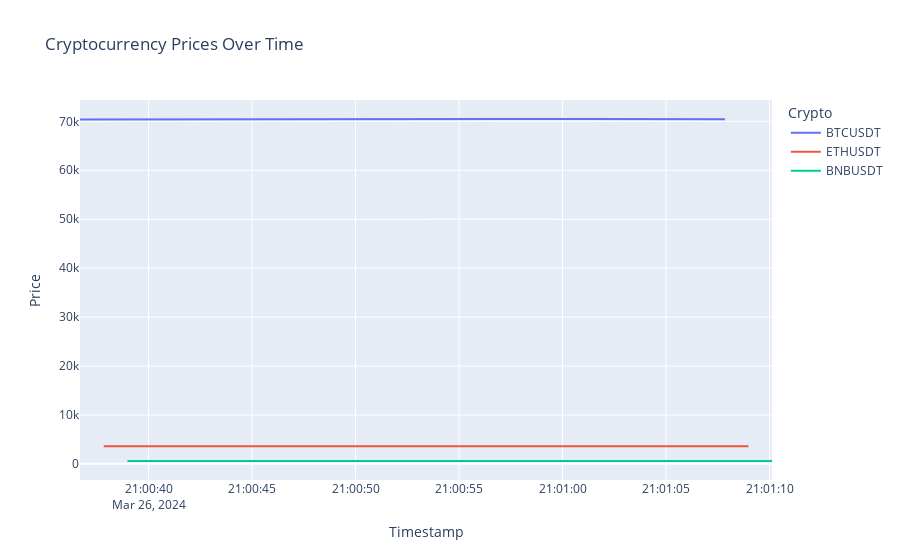
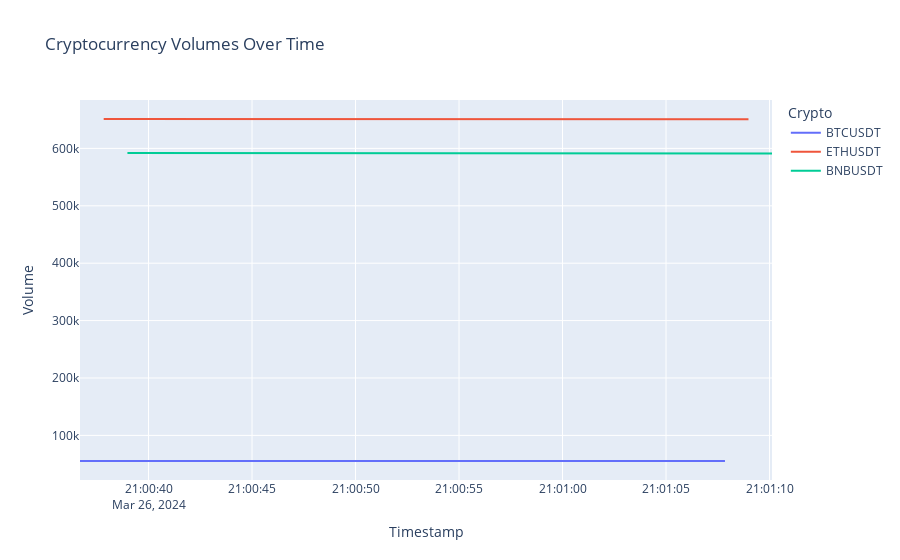

Notebook code cell kept with these figures, in order:
### Markdown cell above
โค้ดด้านบนเป็นโปรแกรม Python ที่ใช้สำหรับดึงข้อมูลราคา cryptocurrency จาก Binance API และพล็อตกราฟแสดงราคาของ cryptocurrency ต่าง ๆ ตลอดเวลา โดยมีขั้นตอนการทำงานดังนี้:

1. นำเข้าไลบรารีที่จำเป็น: requests เพื่อทำ HTTP requests เพื่อเรียกข้อมูลจาก API, pandas เพื่อจัดการข้อมูลในรูปแบบ DataFrame, time เพื่อทำการหน่วงเวลา, และ plotly.express เพื่อพล็อตกราฟ.
   
2. สร้าง DataFrame เปล่าๆ สำหรับเก็บข้อมูลโดยกำหนดชื่อคอลัมน์เป็น ['Timestamp', 'Crypto', 'Price'].

3. กำหนดรายการ cryptocurrencies ที่ต้องการดึงข้อมูลราคา.

4. ใช้ลูป `for` เพื่อดึงข้อมูลราคา cryptocurrency จาก Binance API โดยวนลูปเป็นจำนวนรอบที่กำหนด (ในที่นี้คือ 5 รอบ).

5. ภายในลูป `for` นอกสุด มีลูป `for` ซ้อนอยู่ เพื่อดึงข้อมูลราคาของแต่ละ cryptocurrency ในรายการ.

6. สร้าง URL สำหรับเรียก API ของ Binance โดยระบุ symbol ของ cryptocurrency และทำ HTTP GET request เพื่อดึงข้อมูล.

7. แปลงข้อมูลที่ได้รับจาก API ให้เป็น JSON format และนำมาใช้ในการสร้างราคา cryptocurrency ปัจจุบัน.

8. เพิ่มข้อมูลราคา cryptocurrency ปัจจุบันที่ได้รับลงในรายการชั่วคราว (temp_data_list) พร้อมกับ Timestamp ปัจจุบันและชื่อ cryptocurrency.

9. หยุดรอเพื่อระหว่างการดึงข้อมูลแต่ละรอบด้วย `time.sleep(1)` เพื่อให้มีการหน่วงเวลา 1 วินาที.

10. เมื่อได้ข้อมูลทั้งหมดของ cryptocurrency ทุกตัวในรอบนั้นๆ จะนำรายการชั่วคราวไปต่อท้ายรายการหลัก (data_list).

11. หลังจากลูป `for` นอกสุดเสร็จสิ้น จะมีขั้นตอนที่ใช้เสร็จสำหรับแปลงรายการข้อมูล (data_list) ให้เป็น DataFrame โดยระบุคอลัมน์ตามชื่อที่กำหนด.

12. ใช้ Plotly Express เพื่อพล็อตกราฟเส้นของ cryptocurrency แต่ละตัวตามราคาและ Timestamp ที่ได้จาก DataFrame.

13. แสดงกราฟที่ได้ผลลัพธ์.

โค้ดนี้ทำหน้าที่ดึงข้อมูลราคา cryptocurrency จาก Binance API และพล็อตกราฟแสดงการเปรียบเทียบราคาของ cryptocurrency ต่าง ๆ ตลอดเวลาที่กำหนด ในที่นี้คือ 5 รอบ โดยระบบจะหยุดการทำงานหลังจากผ่านไป 5 รอบการดึงข้อมูล และแสดงกราฟออกทางหน้าจอ.

### Code cell
import requests
import pandas as pd
import time
import plotly.express as px

# Initialize an empty list to store data
data_list = []

# List of cryptocurrencies
cryptos = ['BTCUSDT', 'ETHUSDT', 'BNBUSDT']  # Add more if needed

# Fetch data for a certain duration or number of iterations
for _ in range(10):  # For example, run for 10 iterations
    for crypto in cryptos:
        api_url = f"https://api.binance.com/api/v3/ticker/24hr?symbol={crypto}"
        response = requests.get(api_url)
        data = response.json()

        # Append data to the list
        current_time = pd.Timestamp.now()
        data_list.append({'Timestamp': current_time, 'Crypto': crypto,
                          'Price': float(data['lastPrice']),
                          'Volume': float(data['volume'])})

        time.sleep(1)  # Wait for 1 second before next fetch

# Convert the list of dictionaries to a DataFrame
df = pd.DataFrame(data_list)

# Plotting Price
fig_price = px.line(df, x='Timestamp', y='Price', color='Crypto', title='Cryptocurrency Prices Over Time')
fig_price.show()

# Plotting Volume
fig_volume = px.line(df, x='Timestamp', y='Volume', color='Crypto', title='Cryptocurrency Volumes Over Time')
fig_volume.show()

### Figure 1 — Plotly figure (JSON) as saved in the notebook; plotly's stock layout.template omitted (floating-point values rounded to 4 significant figures)
{"data": [{"hovertemplate": "Crypto=BTCUSDT<br>Timestamp=%{x}<br>Price=%{y}<extra></extra>", "legendgroup": "BTCUSDT", "line": {"color": "#636efa", "dash": "solid"}, "marker": {"symbol": "circle"}, "mode": "lines", "name": "BTCUSDT", "orientation": "v", "showlegend": true, "type": "scatter", "x": ["2024-03-26T21:00:36.689532", "2024-03-26T21:00:40.125316", "2024-03-26T21:00:43.746287", "2024-03-26T21:00:47.176680", "2024-03-26T21:00:50.628600", "2024-03-26T21:00:54.062976", "2024-03-26T21:00:57.526258", "2024-03-26T21:01:00.965120", "2024-03-26T21:01:04.406873", "2024-03-26T21:01:07.848091"], "xaxis": "x", "y": [70400.0, 70390.0, 70400.0, 70410.0, 70420.0, 70460.0, 70470.0, 70460.0, 70480, 70440.0], "yaxis": "y"}, {"hovertemplate": "Crypto=ETHUSDT<br>Timestamp=%{x}<br>Price=%{y}<extra></extra>", "legendgroup": "ETHUSDT", "line": {"color": "#EF553B", "dash": "solid"}, "marker": {"symbol": "circle"}, "mode": "lines", "name": "ETHUSDT", "orientation": "v", "showlegend": true, "type": "scatter", "x": ["2024-03-26T21:00:37.834582", "2024-03-26T21:00:41.452953", "2024-03-26T21:00:44.899037", "2024-03-26T21:00:48.342397", "2024-03-26T21:00:51.775085", "2024-03-26T21:00:55.202679", "2024-03-26T21:00:58.667255", "2024-03-26T21:01:02.106546", "2024-03-26T21:01:05.552317", "2024-03-26T21:01:08.983275"], "xaxis": "x", "y": [3609.0, 3609.0, 3611.0, 3611.0, 3612.0, 3613.0, 3614.0, 3614, 3615.0, 3614.0], "yaxis": "y"}, {"hovertemplate": "Crypto=BNBUSDT<br>Timestamp=%{x}<br>Price=%{y}<extra></extra>", "legendgroup": "BNBUSDT", "line": {"color": "#00cc96", "dash": "solid"}, "marker": {"symbol": "circle"}, "mode": "lines", "name": "BNBUSDT", "orientation": "v", "showlegend": true, "type": "scatter", "x": ["2024-03-26T21:00:38.980945", "2024-03-26T21:00:42.602426", "2024-03-26T21:00:46.033327", "2024-03-26T21:00:49.484320", "2024-03-26T21:00:52.929147", "2024-03-26T21:00:56.352128", "2024-03-26T21:00:59.817024", "2024-03-26T21:01:03.263432", "2024-03-26T21:01:06.694442", "2024-03-26T21:01:10.120121"], "xaxis": "x", "y": [586.1, 585.9, 586.2, 586.4, 586.5, 586.6, 586.7, 586.8, 586.4, 586.3], "yaxis": "y"}], "layout": {"legend": {"title": {"text": "Crypto"}, "tracegroupgap": 0}, "title": {"text": "Cryptocurrency Prices Over Time"}, "xaxis": {"anchor": "y", "domain": [0, 1], "title": {"text": "Timestamp"}}, "yaxis": {"anchor": "x", "domain": [0, 1], "title": {"text": "Price"}}}}

### Figure 2 — Plotly figure (JSON) as saved in the notebook; plotly's stock layout.template omitted (floating-point values rounded to 4 significant figures)
{"data": [{"hovertemplate": "Crypto=BTCUSDT<br>Timestamp=%{x}<br>Volume=%{y}<extra></extra>", "legendgroup": "BTCUSDT", "line": {"color": "#636efa", "dash": "solid"}, "marker": {"symbol": "circle"}, "mode": "lines", "name": "BTCUSDT", "orientation": "v", "showlegend": true, "type": "scatter", "x": ["2024-03-26T21:00:36.689532", "2024-03-26T21:00:40.125316", "2024-03-26T21:00:43.746287", "2024-03-26T21:00:47.176680", "2024-03-26T21:00:50.628600", "2024-03-26T21:00:54.062976", "2024-03-26T21:00:57.526258", "2024-03-26T21:01:00.965120", "2024-03-26T21:01:04.406873", "2024-03-26T21:01:07.848091"], "xaxis": "x", "y": [55460.0, 55450.0, 55430.0, 55420.0, 55410.0, 55390.0, 55390.0, 55390.0, 55390.0, 55390.0], "yaxis": "y"}, {"hovertemplate": "Crypto=ETHUSDT<br>Timestamp=%{x}<br>Volume=%{y}<extra></extra>", "legendgroup": "ETHUSDT", "line": {"color": "#EF553B", "dash": "solid"}, "marker": {"symbol": "circle"}, "mode": "lines", "name": "ETHUSDT", "orientation": "v", "showlegend": true, "type": "scatter", "x": ["2024-03-26T21:00:37.834582", "2024-03-26T21:00:41.452953", "2024-03-26T21:00:44.899037", "2024-03-26T21:00:48.342397", "2024-03-26T21:00:51.775085", "2024-03-26T21:00:55.202679", "2024-03-26T21:00:58.667255", "2024-03-26T21:01:02.106546", "2024-03-26T21:01:05.552317", "2024-03-26T21:01:08.983275"], "xaxis": "x", "y": [651200.0, 651100.0, 650900.0, 650900.0, 650800.0, 650800.0, 650800.0, 650700.0, 650600.0, 650700.0], "yaxis": "y"}, {"hovertemplate": "Crypto=BNBUSDT<br>Timestamp=%{x}<br>Volume=%{y}<extra></extra>", "legendgroup": "BNBUSDT", "line": {"color": "#00cc96", "dash": "solid"}, "marker": {"symbol": "circle"}, "mode": "lines", "name": "BNBUSDT", "orientation": "v", "showlegend": true, "type": "scatter", "x": ["2024-03-26T21:00:38.980945", "2024-03-26T21:00:42.602426", "2024-03-26T21:00:46.033327", "2024-03-26T21:00:49.484320", "2024-03-26T21:00:52.929147", "2024-03-26T21:00:56.352128", "2024-03-26T21:00:59.817024", "2024-03-26T21:01:03.263432", "2024-03-26T21:01:06.694442", "2024-03-26T21:01:10.120121"], "xaxis": "x", "y": [591800.0, 591700.0, 591700.0, 591500.0, 591500.0, 591500.0, 591500.0, 591300.0, 591300.0, 591200.0], "yaxis": "y"}], "layout": {"legend": {"title": {"text": "Crypto"}, "tracegroupgap": 0}, "title": {"text": "Cryptocurrency Volumes Over Time"}, "xaxis": {"anchor": "y", "domain": [0, 1], "title": {"text": "Timestamp"}}, "yaxis": {"anchor": "x", "domain": [0, 1], "title": {"text": "Volume"}}}}
